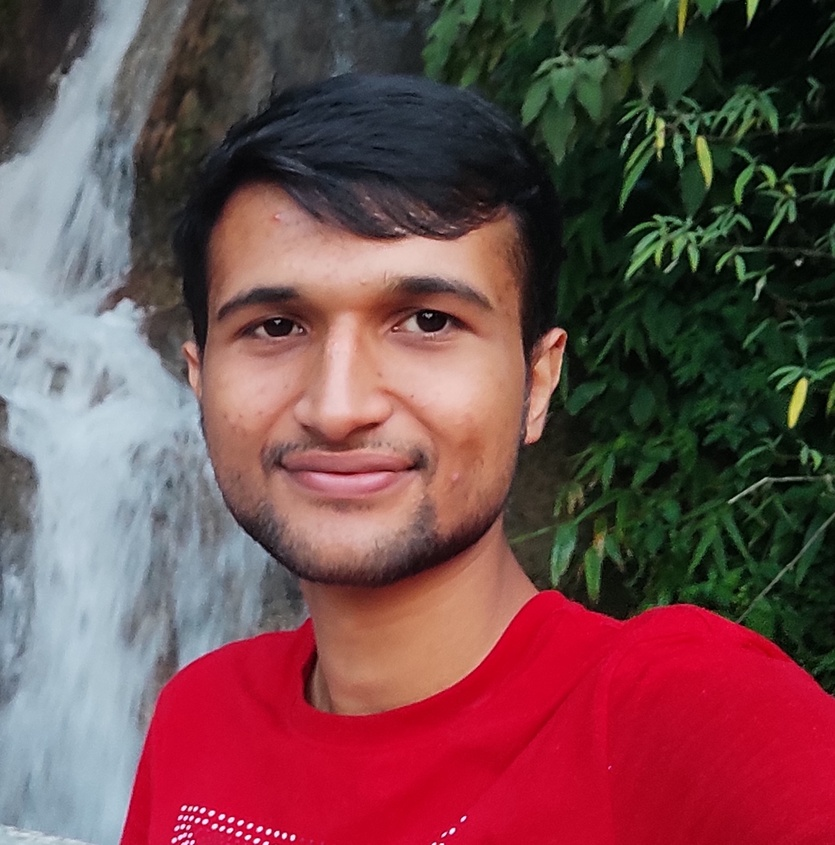
#> input picture python/ph.jpg, 835 x 845 px, shrunk from 2050 x 2074 before the run, found by its file name
$ python comvis9.py
#> lines starting #> are read from the running program, lines starting #| are printed output that depends on the picture; after the words box and inside, x2 and y2 are one past the last pixel; in counts of white or black regions, pixels touching at a corner belong together
import cv2
import numpy as np

img=cv2.imread('c:/Users/Lenovo/Desktop/cpp/python/ph.jpg')
#> img is the input picture: shape (845, 835, 3); mean B, G, R 77, 74.9, 114.6


cap= cv2.VideoCapture(0)
while True:
    ret,frame=cap.read()
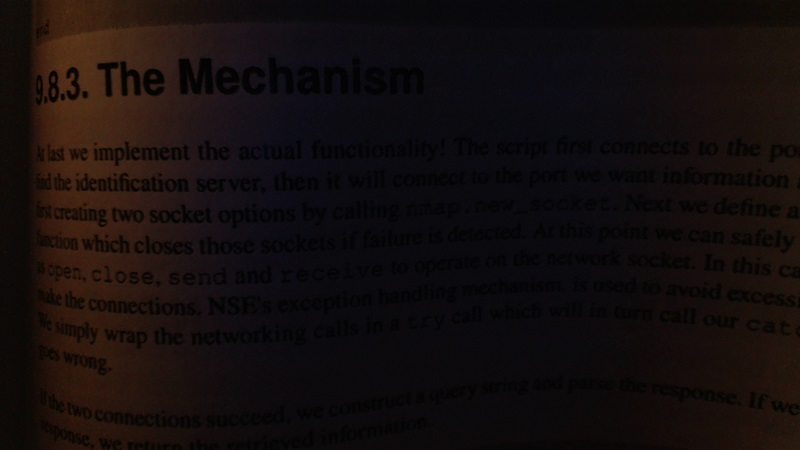
#> input picture python/bookpage.jpg, 800 x 450 px, given in place of the camera
#> frame is the input picture: shape (450, 800, 3); mean B, G, R 13.4, 13.6, 20.3
    hsv=cv2.cvtColor(frame,cv2.COLOR_BGR2HSV)
#> hsv: shape (450, 800, 3); mean H, S, V 81.2, 108.8, 21.8

    lower_red=np.array([150,50,0])
    upper_red=np.array([180,255,255])

    mask=cv2.inRange(hsv,lower_red,upper_red)
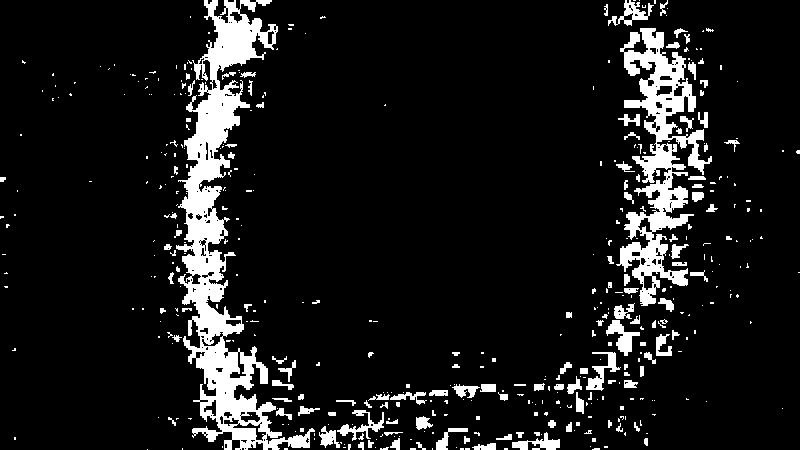
#> mask: shape (450, 800); 10.1% white; 446 white regions (320 under 20 px), largest, box (x1, y1, x2, y2) and area: (176, 0, 315, 450) 16833, (616, 28, 712, 306) 8906, (606, 320, 640, 356) 492
    res=cv2.bitwise_and(frame,frame,mask=mask)
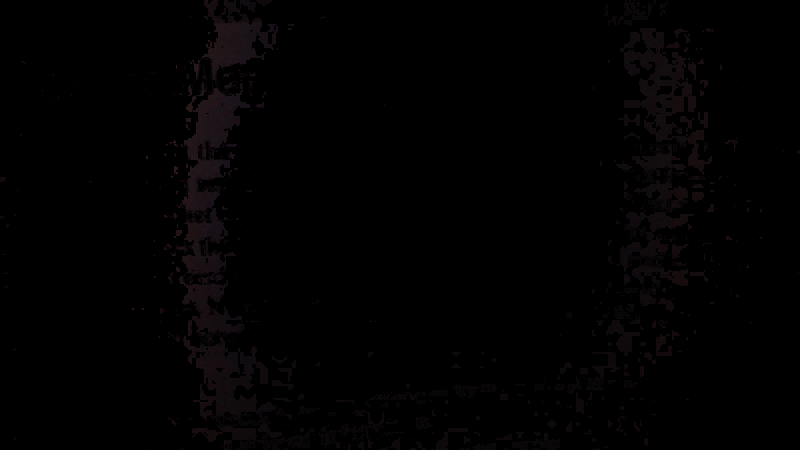
#> res: shape (450, 800, 3); mean B, G, R 1.5, 1.2, 1.9

    #cv2.imshow('Tophat',tophat)#diff b/w input and opening of image
    #cv2.imshow('Blackhat',blackhat)#diff b/w input and closing of image


    cv2.imshow('frame',mask)
    cv2.imshow('grey',res)

    kernel=np.ones((5,5),np.uint8)
    erosion=cv2.erode(mask,kernel,iterations=1)
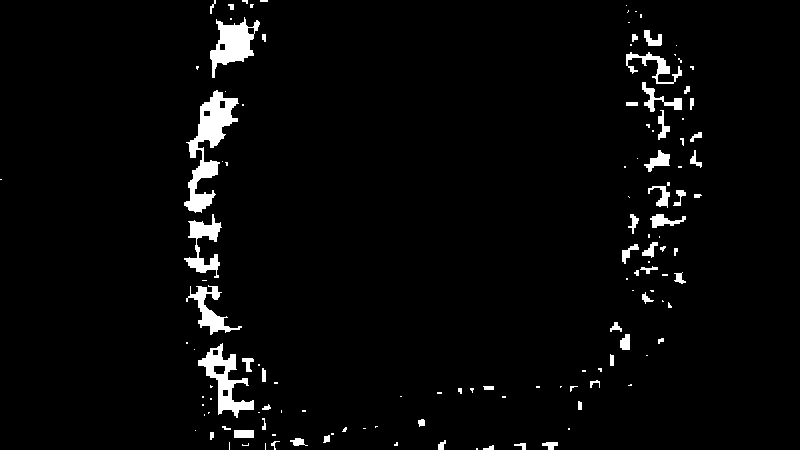
#> erosion: shape (450, 800); 3.3% white; 130 white regions (75 under 20 px), largest, box (x1, y1, x2, y2) and area: (184, 90, 239, 213) 2418, (210, 17, 260, 78) 1419, (198, 343, 254, 418) 1402
    dilation=cv2.dilate(mask,kernel,iterations=1)
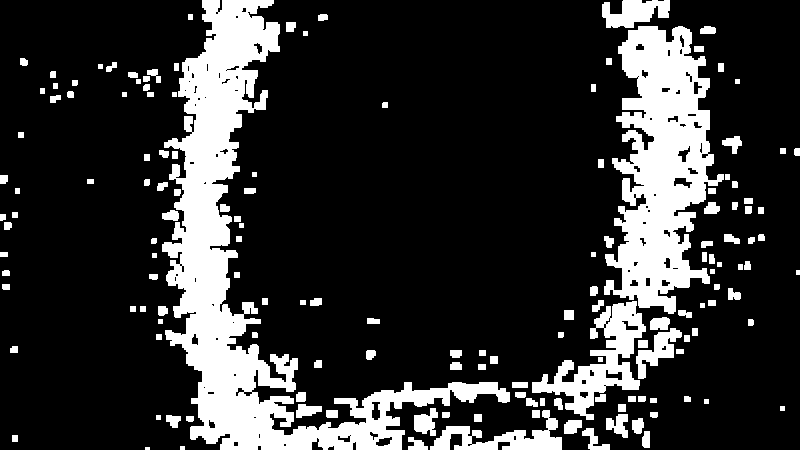
#> dilation: shape (450, 800); 20% white; 154 white regions (1 under 20 px), largest, box (x1, y1, x2, y2) and area: (162, 0, 510, 450) 34023, (604, 26, 724, 314) 19437, (532, 301, 646, 420) 4603

    #erosion and dilation help at the boundary.

    #opening help us remove false positives
    #closing help us remove false negatives
    opening=cv2.morphologyEx(mask,cv2.MORPH_OPEN,kernel)
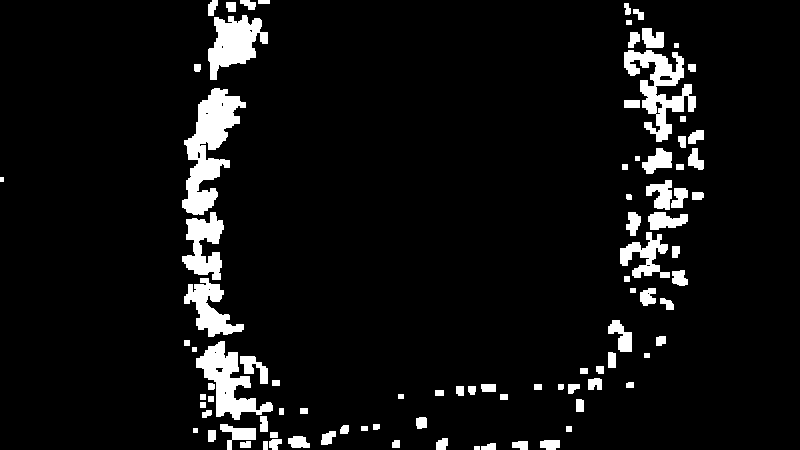
#> opening: shape (450, 800); 6.8% white; 91 white regions, largest, box (x1, y1, x2, y2) and area: (182, 88, 246, 215) 3713, (624, 50, 696, 142) 2698, (196, 341, 273, 420) 2376
    closing=cv2.morphologyEx(mask,cv2.MORPH_CLOSE,kernel)
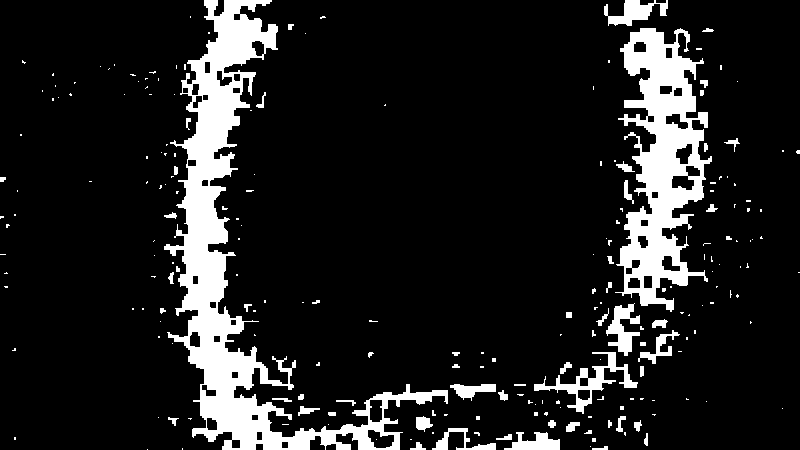
#> closing: shape (450, 800); 12.5% white; 222 white regions (163 under 20 px), largest, box (x1, y1, x2, y2) and area: (164, 0, 448, 450) 23581, (615, 28, 712, 312) 13237, (534, 352, 638, 414) 1415


    if cv2.waitKey(1) & 0xFF==ord('q'):
#> (key q is pressed here)
        break

cap.release()
#out.release()
cv2.destroyAllWindows()
